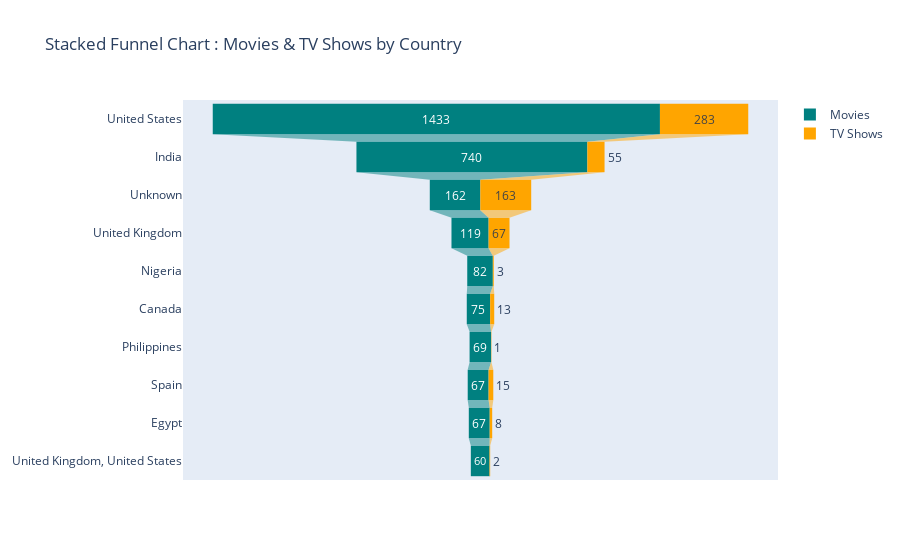

The cell this chart's notebook holds for it:
### Code cell
fig = go.Figure()

# Adding movie trace
fig.add_trace(go.Funnel(
    y=top_10['country'],
    x = top_10['Movie'],
    name='Movies',
    marker=dict(color='teal')
))

fig.add_trace(go.Funnel(
    y=top_10['country'],
    x = top_10['TV Show'],
    name='TV Shows',
    marker=dict(color='orange')
))

fig.update_layout(title='Stacked Funnel Chart : Movies & TV Shows by Country',
                  funnelmode = 'stack')

fig.show()

### Figure 1 — Plotly figure (JSON) as saved in the notebook; plotly's stock layout.template omitted (floating-point values rounded to 4 significant figures)
{"data": [{"marker": {"color": "teal"}, "name": "Movies", "type": "funnel", "x": [1433, 740, 162, 119, 82, 75, 69, 67, 67, 60], "y": ["United States", "India", "Unknown", "United Kingdom", "Nigeria", "Canada", "Philippines", "Spain", "Egypt", "United Kingdom, United States"]}, {"marker": {"color": "orange"}, "name": "TV Shows", "type": "funnel", "x": [283, 55, 163, 67, 3, 13, 1, 15, 8, 2], "y": ["United States", "India", "Unknown", "United Kingdom", "Nigeria", "Canada", "Philippines", "Spain", "Egypt", "United Kingdom, United States"]}], "layout": {"autosize": true, "funnelmode": "stack", "title": {"text": "Stacked Funnel Chart : Movies & TV Shows by Country"}, "xaxis": {"autorange": true, "range": [-953.3, 953.3], "type": "linear"}, "yaxis": {"autorange": true, "range": [9.5, -0.5], "type": "category"}}}
